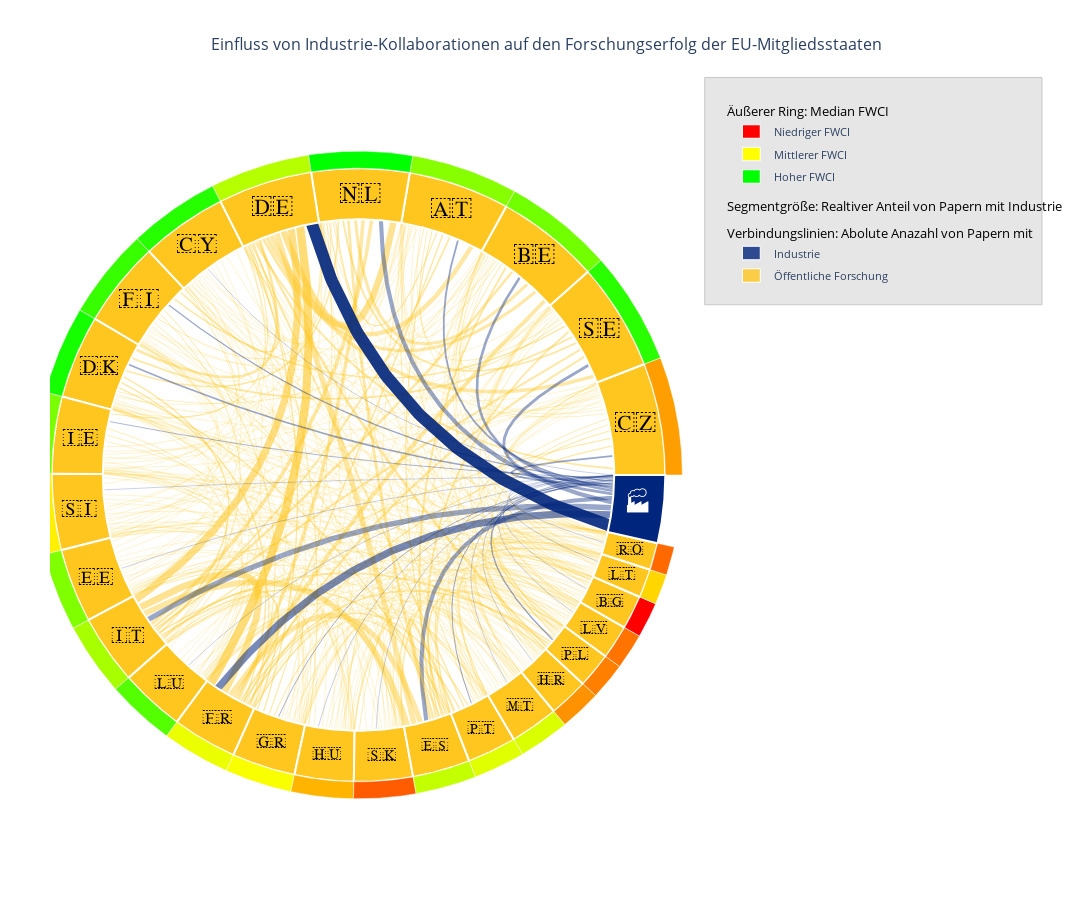

Notebook cell for this chart:
### Code cell
fig_improved = plot_chord_diagram(
    analysis_results, 
    labels_corrected, 
    matrix_corrected, 
    sizes_corrected, 
    actual_corrected, 
    props_corrected
)
# Legende hinzufügen
fig_improved = add_legend_to_chord_diagram(fig_improved)
fig_improved.show()
